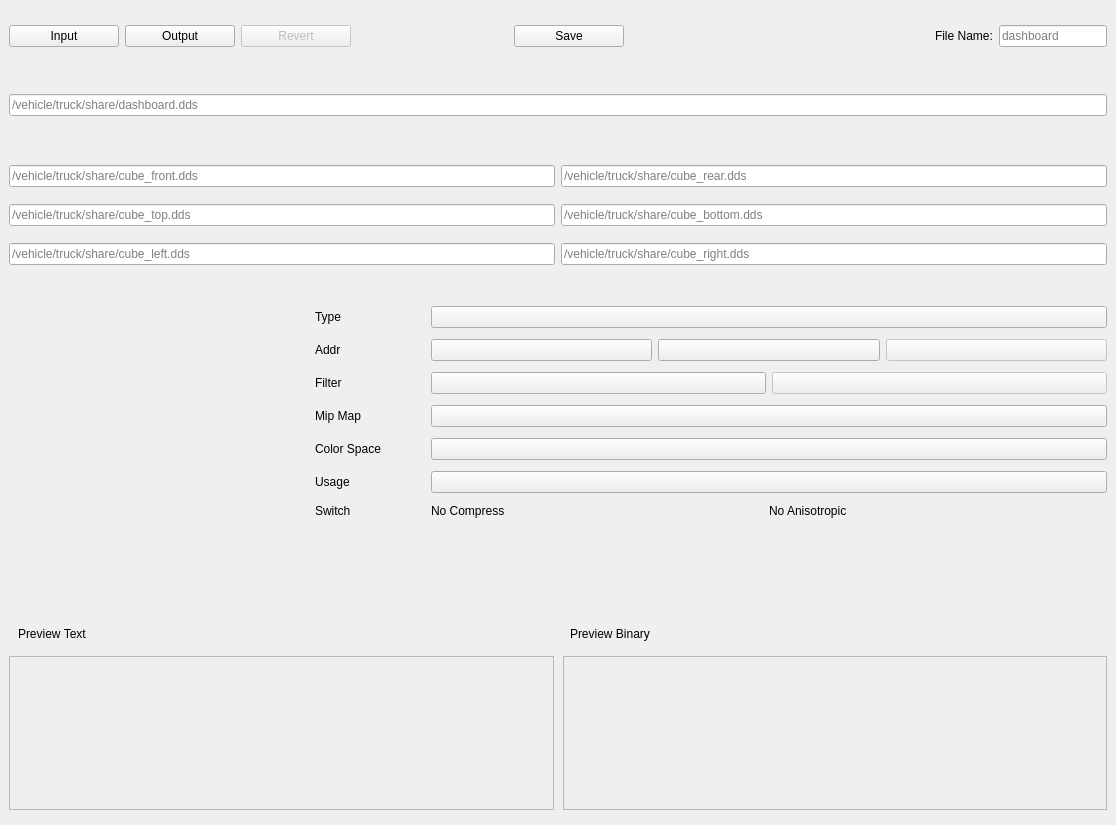
<?xml version="1.0" encoding="UTF-8"?>
<ui version="4.0">
 <class>TobjEditor</class>
 <widget class="QWidget" name="TobjEditor">
  <property name="geometry">
   <rect>
    <x>0</x>
    <y>0</y>
    <width>1116</width>
    <height>825</height>
   </rect>
  </property>
  <property name="windowTitle">
   <string>TobjEditor</string>
  </property>
  <layout class="QVBoxLayout" name="main_lyt">
   <property name="leftMargin">
    <number>0</number>
   </property>
   <property name="topMargin">
    <number>0</number>
   </property>
   <property name="rightMargin">
    <number>0</number>
   </property>
   <property name="bottomMargin">
    <number>0</number>
   </property>
   <item>
    <widget class="SimpleCardWidget" name="top_card">
     <property name="sizePolicy">
      <sizepolicy hsizetype="Preferred" vsizetype="Fixed">
       <horstretch>0</horstretch>
       <verstretch>0</verstretch>
      </sizepolicy>
     </property>
     <property name="minimumSize">
      <size>
       <width>0</width>
       <height>60</height>
      </size>
     </property>
     <property name="maximumSize">
      <size>
       <width>16777215</width>
       <height>60</height>
      </size>
     </property>
     <layout class="QHBoxLayout" name="top_card_lyt">
      <item>
       <widget class="PushButton" name="input_btn">
        <property name="sizePolicy">
         <sizepolicy hsizetype="Maximum" vsizetype="Fixed">
          <horstretch>0</horstretch>
          <verstretch>0</verstretch>
         </sizepolicy>
        </property>
        <property name="minimumSize">
         <size>
          <width>110</width>
          <height>0</height>
         </size>
        </property>
        <property name="text">
         <string>Input</string>
        </property>
       </widget>
      </item>
      <item>
       <widget class="PushButton" name="output_btn">
        <property name="enabled">
         <bool>true</bool>
        </property>
        <property name="sizePolicy">
         <sizepolicy hsizetype="Maximum" vsizetype="Fixed">
          <horstretch>0</horstretch>
          <verstretch>0</verstretch>
         </sizepolicy>
        </property>
        <property name="minimumSize">
         <size>
          <width>110</width>
          <height>0</height>
         </size>
        </property>
        <property name="text">
         <string>Output</string>
        </property>
       </widget>
      </item>
      <item>
       <widget class="PushButton" name="revert_btn">
        <property name="enabled">
         <bool>false</bool>
        </property>
        <property name="sizePolicy">
         <sizepolicy hsizetype="Maximum" vsizetype="Fixed">
          <horstretch>0</horstretch>
          <verstretch>0</verstretch>
         </sizepolicy>
        </property>
        <property name="minimumSize">
         <size>
          <width>110</width>
          <height>0</height>
         </size>
        </property>
        <property name="toolTip">
         <string>Revert all changes to original imported file settings</string>
        </property>
        <property name="text">
         <string>Revert</string>
        </property>
       </widget>
      </item>
      <item>
       <spacer name="h_spacer_1">
        <property name="orientation">
         <enum>Qt::Horizontal</enum>
        </property>
        <property name="sizeType">
         <enum>QSizePolicy::Fixed</enum>
        </property>
        <property name="sizeHint" stdset="0">
         <size>
          <width>4</width>
          <height>20</height>
         </size>
        </property>
       </spacer>
      </item>
      <item>
       <widget class="VerticalSeparator" name="v_separator_1"/>
      </item>
      <item>
       <spacer name="h_spacer_2">
        <property name="orientation">
         <enum>Qt::Horizontal</enum>
        </property>
        <property name="sizeType">
         <enum>QSizePolicy::Fixed</enum>
        </property>
        <property name="sizeHint" stdset="0">
         <size>
          <width>4</width>
          <height>20</height>
         </size>
        </property>
       </spacer>
      </item>
      <item>
       <widget class="PrimaryPushButton" name="save_btn">
        <property name="enabled">
         <bool>true</bool>
        </property>
        <property name="sizePolicy">
         <sizepolicy hsizetype="Maximum" vsizetype="Fixed">
          <horstretch>0</horstretch>
          <verstretch>0</verstretch>
         </sizepolicy>
        </property>
        <property name="minimumSize">
         <size>
          <width>110</width>
          <height>0</height>
         </size>
        </property>
        <property name="toolTip">
         <string>Save to tobj file with selected save mode</string>
        </property>
        <property name="text">
         <string>Save</string>
        </property>
       </widget>
      </item>
      <item>
       <widget class="SegmentedWidget" name="save_sgmnt">
        <property name="enabled">
         <bool>true</bool>
        </property>
        <property name="sizePolicy">
         <sizepolicy hsizetype="Minimum" vsizetype="Maximum">
          <horstretch>0</horstretch>
          <verstretch>0</verstretch>
         </sizepolicy>
        </property>
        <property name="maximumSize">
         <size>
          <width>200</width>
          <height>16777215</height>
         </size>
        </property>
        <property name="toolTip">
         <string>Save mode</string>
        </property>
       </widget>
      </item>
      <item>
       <spacer name="h_spacer_3">
        <property name="orientation">
         <enum>Qt::Horizontal</enum>
        </property>
        <property name="sizeType">
         <enum>QSizePolicy::Fixed</enum>
        </property>
        <property name="sizeHint" stdset="0">
         <size>
          <width>4</width>
          <height>20</height>
         </size>
        </property>
       </spacer>
      </item>
      <item>
       <widget class="VerticalSeparator" name="v_separator_2"/>
      </item>
      <item>
       <spacer name="h_spacer_4">
        <property name="orientation">
         <enum>Qt::Horizontal</enum>
        </property>
        <property name="sizeType">
         <enum>QSizePolicy::Fixed</enum>
        </property>
        <property name="sizeHint" stdset="0">
         <size>
          <width>4</width>
          <height>20</height>
         </size>
        </property>
       </spacer>
      </item>
      <item>
       <layout class="QFormLayout" name="filename_lyt">
        <property name="formAlignment">
         <set>Qt::AlignLeading|Qt::AlignLeft|Qt::AlignVCenter</set>
        </property>
        <item row="0" column="0">
         <widget class="BodyLabel" name="filename_lbl">
          <property name="sizePolicy">
           <sizepolicy hsizetype="Maximum" vsizetype="Preferred">
            <horstretch>0</horstretch>
            <verstretch>0</verstretch>
           </sizepolicy>
          </property>
          <property name="text">
           <string>File Name:</string>
          </property>
         </widget>
        </item>
        <item row="0" column="1">
         <widget class="LineEdit" name="filename_line">
          <property name="sizePolicy">
           <sizepolicy hsizetype="Minimum" vsizetype="Fixed">
            <horstretch>0</horstretch>
            <verstretch>0</verstretch>
           </sizepolicy>
          </property>
          <property name="maximumSize">
           <size>
            <width>180</width>
            <height>33</height>
           </size>
          </property>
          <property name="focusPolicy">
           <enum>Qt::ClickFocus</enum>
          </property>
          <property name="toolTip">
           <string>Filename to be saved (without suffix)</string>
          </property>
          <property name="placeholderText">
           <string notr="true">dashboard</string>
          </property>
          <property name="clearButtonEnabled">
           <bool>true</bool>
          </property>
         </widget>
        </item>
       </layout>
      </item>
     </layout>
    </widget>
   </item>
   <item>
    <widget class="SimpleCardWidget" name="texture_path_card">
     <property name="minimumSize">
      <size>
       <width>0</width>
       <height>55</height>
      </size>
     </property>
     <property name="maximumSize">
      <size>
       <width>16777215</width>
       <height>55</height>
      </size>
     </property>
     <layout class="QVBoxLayout" name="texture_path_card_lyt">
      <item>
       <widget class="LineEdit" name="texture_path_line">
        <property name="focusPolicy">
         <enum>Qt::ClickFocus</enum>
        </property>
        <property name="toolTip">
         <string>Full path to texture</string>
        </property>
        <property name="placeholderText">
         <string notr="true">/vehicle/truck/share/dashboard.dds</string>
        </property>
        <property name="clearButtonEnabled">
         <bool>true</bool>
        </property>
       </widget>
      </item>
     </layout>
    </widget>
   </item>
   <item>
    <widget class="SimpleCardWidget" name="cube_path_card">
     <property name="minimumSize">
      <size>
       <width>0</width>
       <height>140</height>
      </size>
     </property>
     <property name="maximumSize">
      <size>
       <width>16777215</width>
       <height>140</height>
      </size>
     </property>
     <layout class="QVBoxLayout" name="cube_path_card_lyt">
      <item>
       <layout class="QHBoxLayout" name="front_rear_lyt">
        <item>
         <widget class="LineEdit" name="front_path_line">
          <property name="focusPolicy">
           <enum>Qt::ClickFocus</enum>
          </property>
          <property name="placeholderText">
           <string notr="true">/vehicle/truck/share/cube_front.dds</string>
          </property>
          <property name="clearButtonEnabled">
           <bool>true</bool>
          </property>
         </widget>
        </item>
        <item>
         <widget class="LineEdit" name="rear_path_line">
          <property name="focusPolicy">
           <enum>Qt::ClickFocus</enum>
          </property>
          <property name="placeholderText">
           <string notr="true">/vehicle/truck/share/cube_rear.dds</string>
          </property>
          <property name="clearButtonEnabled">
           <bool>true</bool>
          </property>
         </widget>
        </item>
       </layout>
      </item>
      <item>
       <layout class="QHBoxLayout" name="top_bottom_lyt">
        <item>
         <widget class="LineEdit" name="top_path_line">
          <property name="focusPolicy">
           <enum>Qt::ClickFocus</enum>
          </property>
          <property name="placeholderText">
           <string notr="true">/vehicle/truck/share/cube_top.dds</string>
          </property>
          <property name="clearButtonEnabled">
           <bool>true</bool>
          </property>
         </widget>
        </item>
        <item>
         <widget class="LineEdit" name="bottom_path_line">
          <property name="focusPolicy">
           <enum>Qt::ClickFocus</enum>
          </property>
          <property name="placeholderText">
           <string notr="true">/vehicle/truck/share/cube_bottom.dds</string>
          </property>
          <property name="clearButtonEnabled">
           <bool>true</bool>
          </property>
         </widget>
        </item>
       </layout>
      </item>
      <item>
       <layout class="QHBoxLayout" name="left_right_lyt">
        <item>
         <widget class="LineEdit" name="left_path_line">
          <property name="focusPolicy">
           <enum>Qt::ClickFocus</enum>
          </property>
          <property name="placeholderText">
           <string notr="true">/vehicle/truck/share/cube_left.dds</string>
          </property>
          <property name="clearButtonEnabled">
           <bool>true</bool>
          </property>
         </widget>
        </item>
        <item>
         <widget class="LineEdit" name="right_path_line">
          <property name="focusPolicy">
           <enum>Qt::ClickFocus</enum>
          </property>
          <property name="placeholderText">
           <string notr="true">/vehicle/truck/share/cube_right.dds</string>
          </property>
          <property name="clearButtonEnabled">
           <bool>true</bool>
          </property>
         </widget>
        </item>
       </layout>
      </item>
     </layout>
    </widget>
   </item>
   <item>
    <layout class="QHBoxLayout" name="middle_lyt">
     <property name="spacing">
      <number>6</number>
     </property>
     <item>
      <widget class="SimpleCardWidget" name="texture_card">
       <property name="minimumSize">
        <size>
         <width>300</width>
         <height>300</height>
        </size>
       </property>
       <property name="maximumSize">
        <size>
         <width>300</width>
         <height>300</height>
        </size>
       </property>
       <layout class="QHBoxLayout" name="texture_card_lyt">
        <item>
         <widget class="ImageLabel" name="texture_img">
          <property name="sizePolicy">
           <sizepolicy hsizetype="Maximum" vsizetype="Maximum">
            <horstretch>0</horstretch>
            <verstretch>0</verstretch>
           </sizepolicy>
          </property>
          <property name="minimumSize">
           <size>
            <width>278</width>
            <height>278</height>
           </size>
          </property>
          <property name="maximumSize">
           <size>
            <width>278</width>
            <height>278</height>
           </size>
          </property>
         </widget>
        </item>
       </layout>
      </widget>
     </item>
     <item>
      <widget class="SimpleCardWidget" name="option_card">
       <property name="minimumSize">
        <size>
         <width>0</width>
         <height>300</height>
        </size>
       </property>
       <property name="maximumSize">
        <size>
         <width>16777215</width>
         <height>300</height>
        </size>
       </property>
       <layout class="QFormLayout" name="option_card_lyt">
        <property name="horizontalSpacing">
         <number>50</number>
        </property>
        <property name="verticalSpacing">
         <number>11</number>
        </property>
        <item row="0" column="0">
         <widget class="BodyLabel" name="type_lbl">
          <property name="sizePolicy">
           <sizepolicy hsizetype="Minimum" vsizetype="Preferred">
            <horstretch>0</horstretch>
            <verstretch>0</verstretch>
           </sizepolicy>
          </property>
          <property name="maximumSize">
           <size>
            <width>200</width>
            <height>16777215</height>
           </size>
          </property>
          <property name="text">
           <string>Type</string>
          </property>
         </widget>
        </item>
        <item row="1" column="0">
         <widget class="BodyLabel" name="addr_lbl">
          <property name="sizePolicy">
           <sizepolicy hsizetype="Minimum" vsizetype="Preferred">
            <horstretch>0</horstretch>
            <verstretch>0</verstretch>
           </sizepolicy>
          </property>
          <property name="maximumSize">
           <size>
            <width>200</width>
            <height>16777215</height>
           </size>
          </property>
          <property name="text">
           <string>Addr</string>
          </property>
         </widget>
        </item>
        <item row="4" column="0">
         <widget class="BodyLabel" name="mipMap_lbl">
          <property name="sizePolicy">
           <sizepolicy hsizetype="Minimum" vsizetype="Preferred">
            <horstretch>0</horstretch>
            <verstretch>0</verstretch>
           </sizepolicy>
          </property>
          <property name="maximumSize">
           <size>
            <width>200</width>
            <height>16777215</height>
           </size>
          </property>
          <property name="text">
           <string>Mip Map</string>
          </property>
         </widget>
        </item>
        <item row="6" column="0">
         <widget class="BodyLabel" name="colorSpace_lbl">
          <property name="sizePolicy">
           <sizepolicy hsizetype="Minimum" vsizetype="Preferred">
            <horstretch>0</horstretch>
            <verstretch>0</verstretch>
           </sizepolicy>
          </property>
          <property name="maximumSize">
           <size>
            <width>200</width>
            <height>16777215</height>
           </size>
          </property>
          <property name="text">
           <string>Color Space</string>
          </property>
         </widget>
        </item>
        <item row="0" column="1">
         <widget class="ComboBox" name="type_cmb">
          <property name="toolTip">
           <string>Generic: 2D mode with 1 texture
Cube: 3D mode with 6 texture</string>
          </property>
         </widget>
        </item>
        <item row="1" column="1">
         <layout class="QHBoxLayout" name="addr_lyt">
          <property name="spacing">
           <number>6</number>
          </property>
          <item>
           <widget class="ComboBox" name="addr_u_cmb">
            <property name="minimumSize">
             <size>
              <width>140</width>
              <height>0</height>
             </size>
            </property>
            <property name="toolTip">
             <string>Texture mode in U direction</string>
            </property>
           </widget>
          </item>
          <item>
           <widget class="ComboBox" name="addr_v_cmb">
            <property name="minimumSize">
             <size>
              <width>140</width>
              <height>0</height>
             </size>
            </property>
            <property name="toolTip">
             <string>Texture mode in V direction</string>
            </property>
           </widget>
          </item>
          <item>
           <widget class="ComboBox" name="addr_w_cmb">
            <property name="enabled">
             <bool>false</bool>
            </property>
            <property name="minimumSize">
             <size>
              <width>140</width>
              <height>0</height>
             </size>
            </property>
            <property name="toolTip">
             <string>Texture mode in W direction</string>
            </property>
           </widget>
          </item>
         </layout>
        </item>
        <item row="2" column="1">
         <layout class="QHBoxLayout" name="filter_lyt">
          <property name="spacing">
           <number>6</number>
          </property>
          <item>
           <widget class="ComboBox" name="mag_filter_cmb">
            <property name="toolTip">
             <string>Magnification filter, How the texture is sampled
when a texel covers more than one pixel</string>
            </property>
           </widget>
          </item>
          <item>
           <widget class="ComboBox" name="min_filter_cmb">
            <property name="enabled">
             <bool>false</bool>
            </property>
            <property name="toolTip">
             <string>Minification filter, How the texture is sampled
when a texel covers less than one pixel</string>
            </property>
           </widget>
          </item>
         </layout>
        </item>
        <item row="2" column="0">
         <widget class="BodyLabel" name="filter_lbl">
          <property name="sizePolicy">
           <sizepolicy hsizetype="Minimum" vsizetype="Preferred">
            <horstretch>0</horstretch>
            <verstretch>0</verstretch>
           </sizepolicy>
          </property>
          <property name="maximumSize">
           <size>
            <width>200</width>
            <height>16777215</height>
           </size>
          </property>
          <property name="text">
           <string>Filter</string>
          </property>
         </widget>
        </item>
        <item row="9" column="1">
         <layout class="QHBoxLayout" name="switch_lyt">
          <item>
           <layout class="QHBoxLayout" name="no_compress_lyt">
            <item>
             <widget class="BodyLabel" name="no_compress_lbl">
              <property name="sizePolicy">
               <sizepolicy hsizetype="Maximum" vsizetype="Preferred">
                <horstretch>0</horstretch>
                <verstretch>0</verstretch>
               </sizepolicy>
              </property>
              <property name="text">
               <string>No Compress</string>
              </property>
             </widget>
            </item>
            <item>
             <widget class="SwitchButton" name="no_compress_swch"/>
            </item>
           </layout>
          </item>
          <item>
           <layout class="QHBoxLayout" name="no_nisotropic_lyt">
            <item>
             <widget class="BodyLabel" name="no_nisotropic_lbl">
              <property name="sizePolicy">
               <sizepolicy hsizetype="Maximum" vsizetype="Preferred">
                <horstretch>0</horstretch>
                <verstretch>0</verstretch>
               </sizepolicy>
              </property>
              <property name="text">
               <string>No Anisotropic</string>
              </property>
             </widget>
            </item>
            <item>
             <widget class="SwitchButton" name="no_nisotropic_swch"/>
            </item>
           </layout>
          </item>
         </layout>
        </item>
        <item row="4" column="1">
         <widget class="ComboBox" name="mipmap_filter_cmb"/>
        </item>
        <item row="8" column="1">
         <widget class="ComboBox" name="usage_cmb">
          <property name="toolTip">
           <string>TSNormal: Tangent normal space
Usage Ui: nomips + nocompress
(Only used in text mode)</string>
          </property>
         </widget>
        </item>
        <item row="6" column="1">
         <widget class="ComboBox" name="color_space_cmb">
          <property name="toolTip">
           <string>SRGB: Default color space
Linear: Mostly used in oclu shader</string>
          </property>
         </widget>
        </item>
        <item row="8" column="0">
         <widget class="BodyLabel" name="usage_lbl">
          <property name="sizePolicy">
           <sizepolicy hsizetype="Minimum" vsizetype="Preferred">
            <horstretch>0</horstretch>
            <verstretch>0</verstretch>
           </sizepolicy>
          </property>
          <property name="maximumSize">
           <size>
            <width>200</width>
            <height>16777215</height>
           </size>
          </property>
          <property name="text">
           <string>Usage</string>
          </property>
         </widget>
        </item>
        <item row="9" column="0">
         <widget class="BodyLabel" name="switch_lbl">
          <property name="sizePolicy">
           <sizepolicy hsizetype="Minimum" vsizetype="Preferred">
            <horstretch>0</horstretch>
            <verstretch>0</verstretch>
           </sizepolicy>
          </property>
          <property name="maximumSize">
           <size>
            <width>200</width>
            <height>16777215</height>
           </size>
          </property>
          <property name="text">
           <string>Switch</string>
          </property>
         </widget>
        </item>
       </layout>
      </widget>
     </item>
    </layout>
   </item>
   <item>
    <widget class="SimpleCardWidget" name="preview_card">
     <property name="minimumSize">
      <size>
       <width>0</width>
       <height>210</height>
      </size>
     </property>
     <property name="maximumSize">
      <size>
       <width>16777215</width>
       <height>210</height>
      </size>
     </property>
     <layout class="QVBoxLayout" name="preview_card_lyt">
      <item>
       <layout class="QHBoxLayout" name="preview_header_card_lyt">
        <item>
         <widget class="SimpleCardWidget" name="preview_header_text_card_2">
          <layout class="QVBoxLayout" name="preview_header_text_card_lyt">
           <item>
            <widget class="StrongBodyLabel" name="preview_text_lbl">
             <property name="text">
              <string>Preview Text</string>
             </property>
            </widget>
           </item>
          </layout>
         </widget>
        </item>
        <item>
         <widget class="SimpleCardWidget" name="preview_header_binary_card">
          <layout class="QVBoxLayout" name="preview_header_binary_card_lyt">
           <item>
            <widget class="StrongBodyLabel" name="preview_binary_lbl">
             <property name="text">
              <string>Preview Binary</string>
             </property>
            </widget>
           </item>
          </layout>
         </widget>
        </item>
       </layout>
      </item>
      <item>
       <layout class="QHBoxLayout" name="preview_txt_card_lyt">
        <property name="spacing">
         <number>9</number>
        </property>
        <item>
         <widget class="PlainTextEdit" name="preview_text_txt">
          <property name="enabled">
           <bool>false</bool>
          </property>
          <property name="undoRedoEnabled">
           <bool>false</bool>
          </property>
          <property name="readOnly">
           <bool>true</bool>
          </property>
         </widget>
        </item>
        <item>
         <widget class="PlainTextEdit" name="preview_binary_txt">
          <property name="enabled">
           <bool>false</bool>
          </property>
          <property name="undoRedoEnabled">
           <bool>false</bool>
          </property>
          <property name="readOnly">
           <bool>true</bool>
          </property>
         </widget>
        </item>
       </layout>
      </item>
     </layout>
    </widget>
   </item>
  </layout>
 </widget>
 <customwidgets>
  <customwidget>
   <class>ComboBox</class>
   <extends>QPushButton</extends>
   <header>qfluentwidgets</header>
  </customwidget>
  <customwidget>
   <class>PushButton</class>
   <extends>QPushButton</extends>
   <header>qfluentwidgets</header>
  </customwidget>
  <customwidget>
   <class>PrimaryPushButton</class>
   <extends>PushButton</extends>
   <header>qfluentwidgets</header>
  </customwidget>
  <customwidget>
   <class>SwitchButton</class>
   <extends>QWidget</extends>
   <header>qfluentwidgets</header>
  </customwidget>
  <customwidget>
   <class>VerticalSeparator</class>
   <extends>QWidget</extends>
   <header>qfluentwidgets</header>
  </customwidget>
  <customwidget>
   <class>CardWidget</class>
   <extends>QFrame</extends>
   <header>qfluentwidgets</header>
   <container>1</container>
  </customwidget>
  <customwidget>
   <class>SimpleCardWidget</class>
   <extends>CardWidget</extends>
   <header>qfluentwidgets</header>
   <container>1</container>
  </customwidget>
  <customwidget>
   <class>BodyLabel</class>
   <extends>QLabel</extends>
   <header>qfluentwidgets</header>
  </customwidget>
  <customwidget>
   <class>StrongBodyLabel</class>
   <extends>QLabel</extends>
   <header>qfluentwidgets</header>
  </customwidget>
  <customwidget>
   <class>ImageLabel</class>
   <extends>QLabel</extends>
   <header>qfluentwidgets</header>
  </customwidget>
  <customwidget>
   <class>Pivot</class>
   <extends>QWidget</extends>
   <header>qfluentwidgets</header>
  </customwidget>
  <customwidget>
   <class>SegmentedWidget</class>
   <extends>Pivot</extends>
   <header>qfluentwidgets</header>
  </customwidget>
  <customwidget>
   <class>LineEdit</class>
   <extends>QLineEdit</extends>
   <header>qfluentwidgets</header>
  </customwidget>
  <customwidget>
   <class>PlainTextEdit</class>
   <extends>QPlainTextEdit</extends>
   <header>qfluentwidgets</header>
  </customwidget>
 </customwidgets>
 <resources/>
 <connections/>
</ui>
